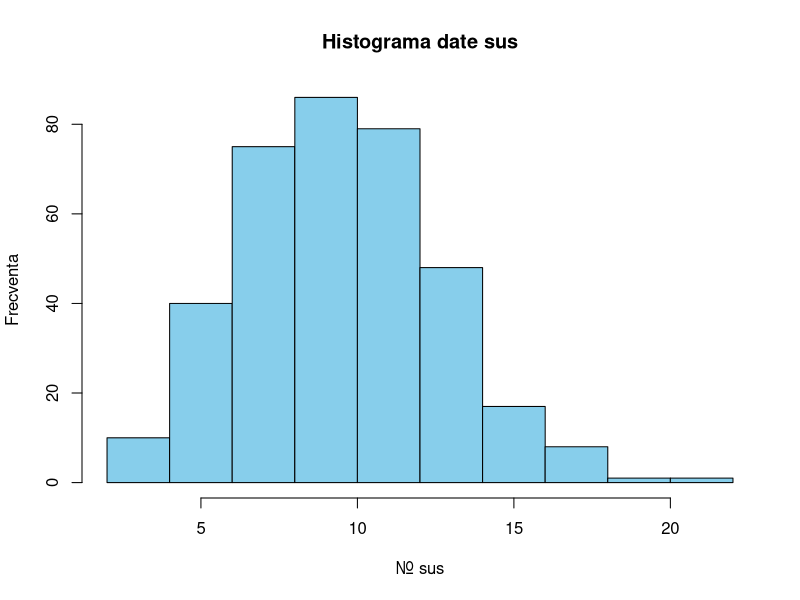
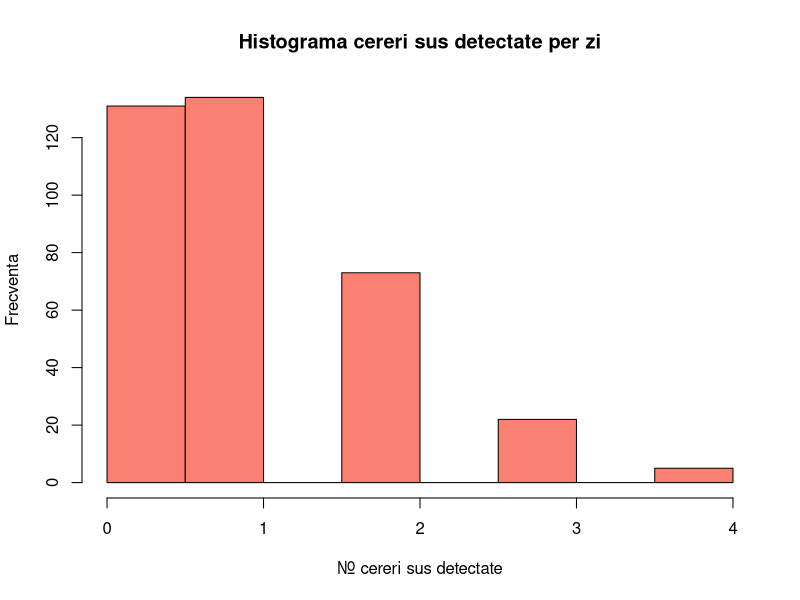
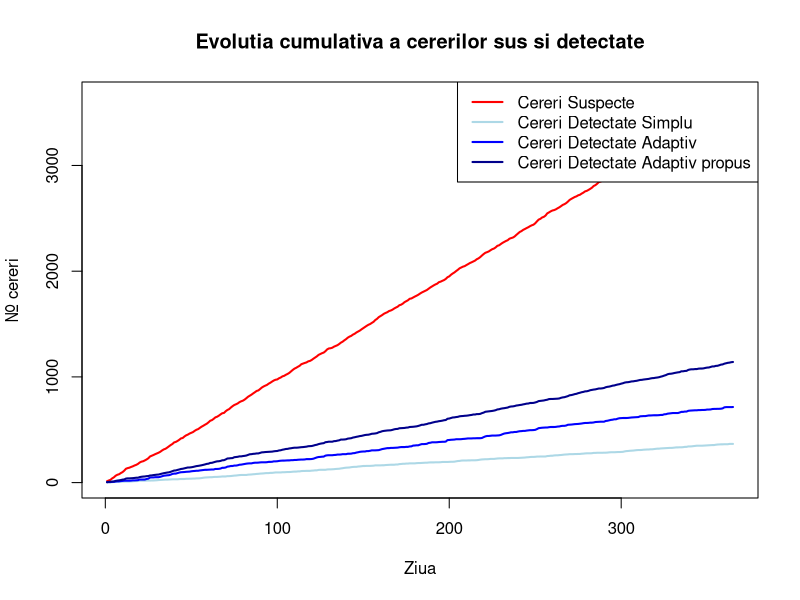
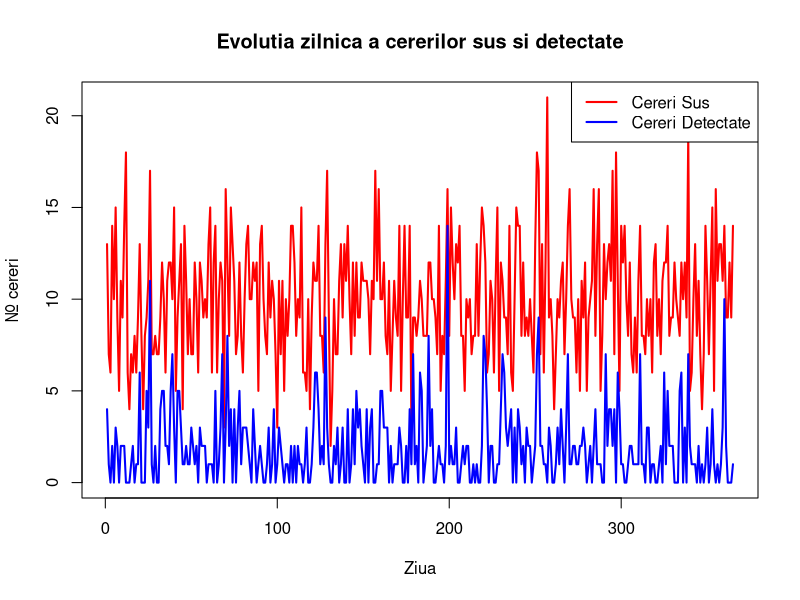
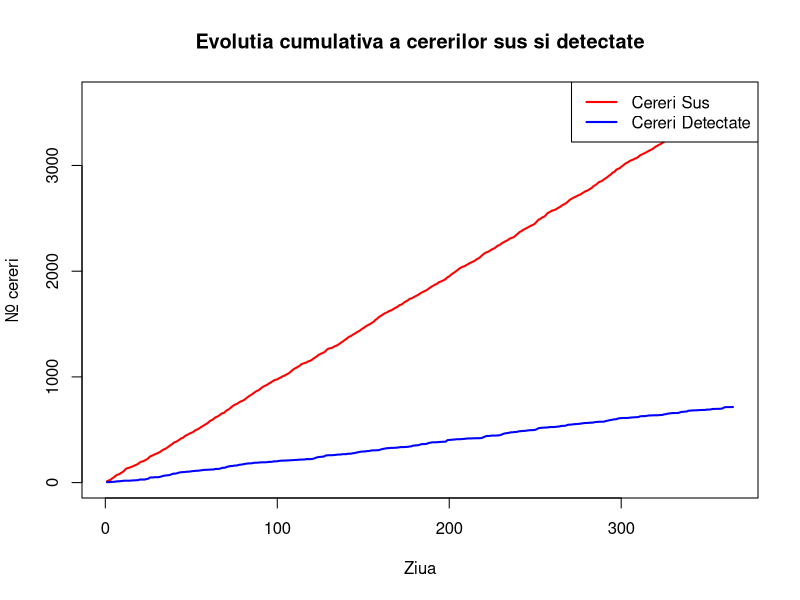
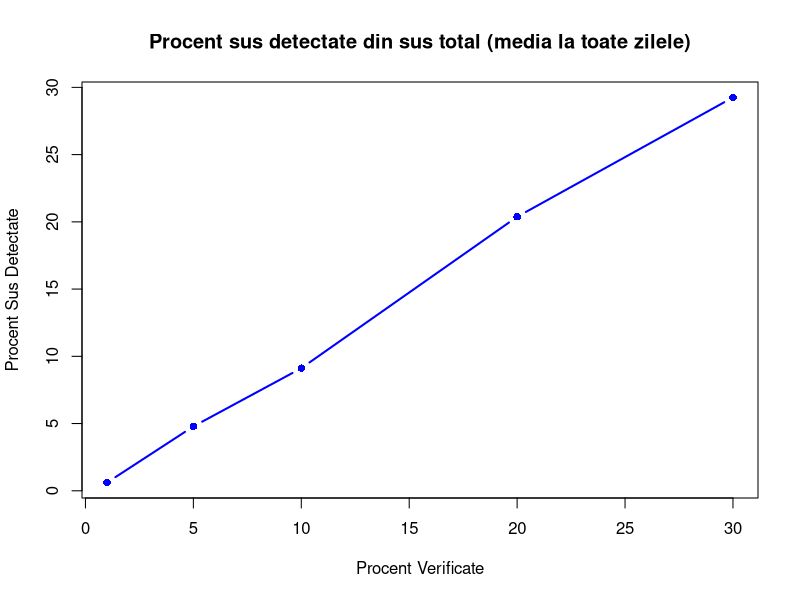
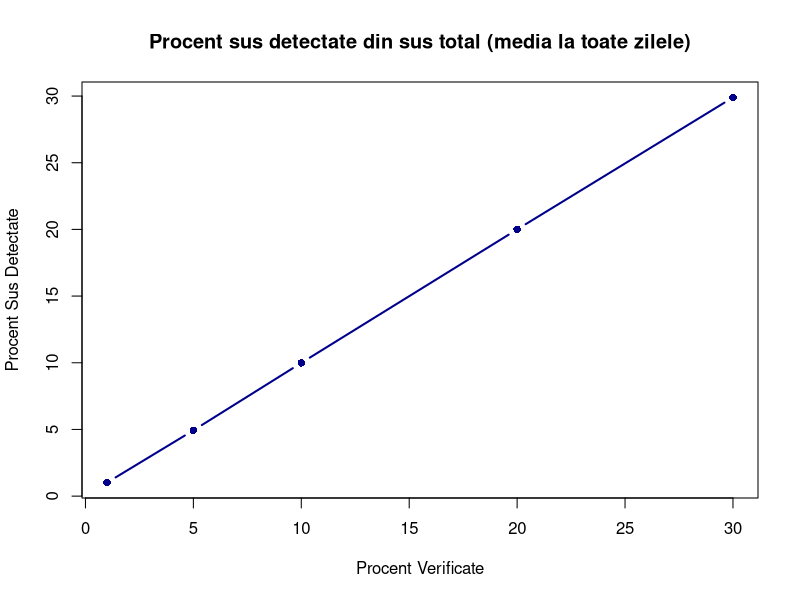
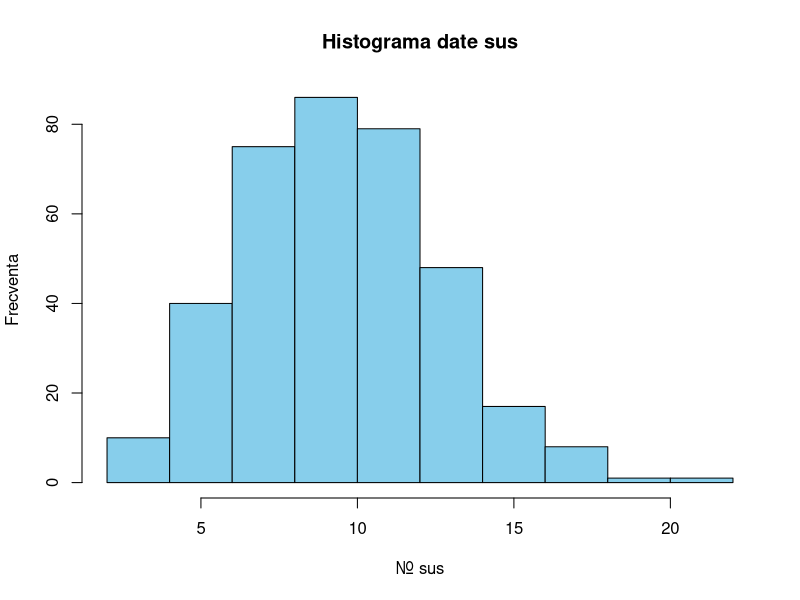

Write the R code that produced these figures, in order.
## ---- chunk 1
#| include: false

# Fie probabilitatea ca un acces sa fie dubios sa fie p = 0.01
# Putem considera ca un nr total de accesuri per zi urmaresc
# repartitia Poisson, deoarece modelul nostru matematic se bazeaza
# pe evenimente ce se intampla intr-un interval fix(acces la resursa)

# Sa consideram lambda = 1000, un avg. de accesuri per zi.
# Fiecare zi are un total n de accesuri
# Accese per zi ~ Poisson(365, lambda)

# 
#

set.seed(87)

lambda  <- 1000 # PARAMETRIZABIL
p       <- 0.01 # PARAMETRIZABIL
#p      <- 0.05
#p      <- 0.2
nr_zile <- 365

total_cereri <- rpois(nr_zile, lambda)

# Sa zicem ca nr de accese sus sunt ~ Binom

cereri_sus <- rbinom(
  n = nr_zile,
  size = total_cereri,
  prob = p
)

date <- data.frame(
  zi = 1:nr_zile,
  total = total_cereri,
  normale = total_cereri - cereri_sus,
  sus = cereri_sus
)


# STRATEGII VERIFICARE

# VERIFICARE SIMPLA

# cereri per zi, 10%
# ziua 1 100 (5 sus) -> 10
# ziua 2 123 -> 23

# Pt a verifica extragem 10% din acel total per zi
# sample?
proc_verificare <- 10 / 100 #PARAMETRIZABIL
date$verificate_s <- floor(date$total * proc_verificare)
#sample(date$total, size = as.integer(date$total * proc_verificare), 
#       replace = FALSE,
#       p = date$sus / date$total # nr caz fav / total
#\      )

# VERIFICARE ADAPTIVA

# dupa lambda, daca per zi sunt mai multe cereri decat baseline-ul
# average de lambda = 1000, adaptam procentul dinamic

# Consideram ca pe langa un baseline de 20% de cereri verificate
# mai adaugam procente dupa cat de mult depaseste sau scade sub valoarea medie
# deja stiuta, adica lambda = 1000.
# proc_adapt <- 20 / 100 + (date$total - lambda)/lambda
# date$verificate <- floor(date$total * proc_adapt)
proc_adapt <- 20 / 100 + abs(date$total - lambda) * 80/100
date$verificate_a <- floor(date$total * proc_adapt / 100)


#alta idee, varianta in numarator
proc_adapt2 <- (20 +  abs(date$total - lambda) * 0.4) / 100
date$verificate_a2 <- floor(date$total * proc_adapt2)
# TO:DO e ft shit strategia, tb sa o facem cumva sa fie mai agresiva pe spike-uri.


# ===========RULAT INDIFERENT DE TIPUL DE VERIFICARE=============


# hypergeom
# Repartitia hypergeometrica are
#ca parametrii N total, N1 de normale,
#N2 cele sus, K cate verificam actually

date$detectate_s <- rhyper(
  nn <- nr_zile,
  m = date$sus, # N2
  n = date$normale, #N1
  k = date$verificate_s # actual nr verificate
)
date$nedetectate_s <- date$sus - date$detectate_s

date$detectate_a <- rhyper(
  nn <- nr_zile,
  m = date$sus, # N2
  n = date$normale, #N1
  k = date$verificate_a # actual nr verificate
)
date$nedetectate_a <- date$sus - date$detectate_a

date$detectate_a2 <- rhyper(
  nn <- nr_zile,
  m = date$sus, # N2
  n = date$normale, #N1
  k = date$verificate_a2 # actual nr verificate
)
date$nedetectate_a2 <- date$sus - date$detectate_a2

# Cerinta 5. Pt. fiecare strategie se calculeaza
# a)        - probabilitate empirica de a detecta cel putin o cerere sus/per zi
# b)        - proportie medie de cereri suspecte detectate
# c)        - proportie medie de cereri suspecte nedetectate
# d)        - nr mediu de verificari efectuate zilnic
# e)        - un indicator de eficienta, definit de NOI
#               EIGRP metric??????????

# a)
vector_logic <- date$detectate_s > 0
prob_empiric <- sum(vector_logic) / length(vector_logic)
# alternativ mean(date$detectate > 0)

# b)
# consideram proportia per total, maybe considerat si pt detectate/suspecte

#mean(date$detectate / date$total)
mean(date$detectate_s / date$sus)
# in proportie detectezi din 10 suspicioase doar una.

# c)
mean(date$nedetectate_s / date$sus)

# d)
mean(date$verificate_s)

# e)
mean(date$detectate_s) / mean(date$verificate_s) * 100
# metrica tris
# Alright sprinters we'll put a pin on that!!!!!!


# Cerinta 6. Vizualizari
# a)        - histograma nr de cereri sus per zi (frecventa cereri sus)
hist(date$sus, 
     col = "skyblue",
     border = "black",
     main = "Histograma date sus",
     xlab = "Nr. sus",
     ylab = "Frecventa",
     breaks = 10
     )

# b)        - histograma nr de cereri sus detectate per zi

hist(date$detectate_s, 
     col = "salmon",
     border = "black",
     main = "Histograma cereri sus detectate per zi",
     xlab = "Nr. cereri sus detectate",
     ylab = "Frecventa",
     breaks = 10
     )

# c)        - Graf comparativ intre strategii de verificare

plot(date$zi, cumsum(date$sus), type = "l", col = "red", lwd = 2,
     main = "Evolutia cumulativa a cererilor sus si detectate",
     xlab = "Ziua",
     ylab = "Nr. cereri",
     ylim = c(0, max(cumsum(date$sus)))
)
lines(date$zi, cumsum(date$detectate_s), col = "lightblue", lwd = 2)
lines(date$zi, cumsum(date$detectate_a), col = "blue", lwd = 2)
lines(date$zi, cumsum(date$detectate_a2), col = "darkblue", lwd = 2)
legend("topright", legend = c("Cereri Suspecte", "Cereri Detectate Simplu","Cereri Detectate Adaptiv","Cereri Detectate Adaptiv propus"), col = c("red", "lightblue","blue","darkblue"), lwd = 2)

# d)        - Evolutia zilnica a nr de cereri sus si cereri detectate

#plot zile / nr de cereri
plot(date$zi, date$sus, type = "l", col = "red", lwd = 2,
     main = "Evolutia zilnica a cererilor sus si detectate",
     xlab = "Ziua",
     ylab = "Nr. cereri",
     ylim = c(0, max(date$sus))
     )
lines(date$zi, date$detectate_a, col = "blue", lwd = 2)
legend("topright", legend = c("Cereri Sus", "Cereri Detectate"), col = c("red", "blue"), lwd = 2)

#plot evolutie cereri
plot(date$zi, cumsum(date$sus), type = "l", col = "red", lwd = 2,
     main = "Evolutia cumulativa a cererilor sus si detectate",
     xlab = "Ziua",
     ylab = "Nr. cereri",
     ylim = c(0, max(cumsum(date$sus)))
     )
lines(date$zi, cumsum(date$detectate_a), col = "blue", lwd = 2)
legend("topright", legend = c("Cereri Sus", "Cereri Detectate"), col = c("red", "blue"), lwd = 2)

# Cerinta 7. Simulare!

val_sim <- vector("list", nr_zile)

for(i in 1:nr_zile) {
  val_sim[[i]] <- numeric(date$normale[i])
  vector_curent <- val_sim[[i]]
  indici_aleatori <- sample(1:date$normale[i], date$sus[i])
  vector_curent[indici_aleatori] <- 1
  val_sim[[i]] <- vector_curent
}

Calculare_Procent <- function(procent) {
  procent <- procent/100
  prob <- vector("numeric", nr_zile)
  for(i in 1:nr_zile){
    max_range <- date$normale[i]
    num_indexes <- round(date$normale[i]*procent, 1)
    distinct_indexes <- sample(1:max_range, num_indexes)
    prob[i] <- sum(val_sim[[i]][distinct_indexes])/date$sus[i]*100
  }
  return(mean(prob))
}

Repetare_Detect_Sus <- function(numar){
  Medie_y <- c(0,0,0,0,0)
  for(i in 1:numar){
    Medie_y <- Medie_y + c(Calculare_Procent(1), Calculare_Procent(5), Calculare_Procent(10), Calculare_Procent(20), Calculare_Procent(30))
  }
  Medie_y <- Medie_y / numar
  return(Medie_y)
}

x <- c(1,5,10,20,30)
y <- c(Calculare_Procent(1), Calculare_Procent(5), Calculare_Procent(10), Calculare_Procent(20), Calculare_Procent(30))

plot(x, y, type = "b", col = "blue", pch = 16, lwd = 2,
  main = "Procent sus detectate din sus total (media la toate zilele)",
  xlab = "Procent Verificate", 
  ylab = "Procent Sus Detectate"
)

y_1000 <- Repetare_Detect_Sus(100)
plot(x, y_1000, type = "b", col = "darkblue", pch = 16, lwd = 2,
     main = "Procent sus detectate din sus total (media la toate zilele)",
     xlab = "Procent Verificate", 
     ylab = "Procent Sus Detectate"
)
## ---- chunk 2

lambda  <- 1000
nr_zile <- 365

total <- rpois(nr_zile, lambda)
head(total)
## ---- chunk 3
proc_verificare <- 10 / 100 #PARAMETRIZABIL
date$verificate_s <- floor(date$total * proc_verificare)
date$detectate_s <- rhyper(
  nn <- nr_zile,
  m = date$sus, # N2
  n = date$normale, #N1
  k = date$verificate_s # actual nr verificate
)
date$nedetectate_s <- date$sus - date$detectate_s

head(date$detectate_s)
head(date$nedetectate_s)

## ---- chunk 4
proc_adapt <- 20 / 100 + abs(date$total - lambda) * 80/100
date$verificate_a <- floor(date$total * proc_adapt / 100)

date$detectate_a <- rhyper(
  nn <- nr_zile,
  m = date$sus, # N2
  n = date$normale, #N1
  k = date$verificate_a # actual nr verificate
)
date$nedetectate_a <- date$sus - date$detectate_a

head(date$detectate_a)
head(date$nedetectate_a)

## ---- chunk 5
proc_adapt2 <- (20 +  abs(date$total - lambda) * 0.4) / 100
date$verificate_a2 <- floor(date$total * proc_adapt2)

date$detectate_a2 <- rhyper(
  nn <- nr_zile,
  m = date$sus, # N2
  n = date$normale, #N1
  k = date$verificate_a2 # actual nr verificate
)
date$nedetectate_a2 <- date$sus - date$detectate_a2

head(date$detectate_a2)
head(date$nedetectate_a2)

## ---- chunk 6

vector_logic <- date$detectate_s > 0
prob_empiric <- sum(vector_logic) / length(vector_logic)
prob_empiric
## ---- chunk 7

mean(date$detectate_s / date$sus)
## ---- chunk 8

mean(date$nedetectate_s / date$sus)
## ---- chunk 9

mean(date$verificate_s)
## ---- chunk 10

mean(date$detectate_s) / mean(date$verificate_s) * 100
## ---- chunk 11
#| echo: true
#| fig-align: center
hist(date$sus, 
     col = "skyblue",
     border = "black",
     main = "Histograma date sus",
     xlab = "Nr. sus",
     ylab = "Frecventa",
     breaks = 10
     )

## ---- chunk 12
#| echo: true
#| fig-align: center
hist(date$detectate_s, 
     col = "salmon",
     border = "black",
     main = "Histograma cereri sus detectate per zi",
     xlab = "Nr. cereri sus detectate",
     ylab = "Frecventa",
     breaks = 10
     )

## ---- chunk 13
#| echo: true
#| fig-align: center
plot(date$zi, cumsum(date$sus), type = "l", col = "red", lwd = 2,
     main = "Grafic comparativ între strategiile de verificare",
     xlab = "Ziua",
     ylab = "Nr. cereri",
     ylim = c(0, max(cumsum(date$sus)))
)
lines(date$zi, cumsum(date$detectate_s), col = "lightblue", lwd = 2)
lines(date$zi, cumsum(date$detectate_a), col = "blue", lwd = 2)
lines(date$zi, cumsum(date$detectate_a2), col = "darkblue", lwd = 2)
legend("topright",
      legend = c(
        "Cereri Suspecte",
        "Cereri Detectate Simplu",
        "Cereri Detectate Adaptiv",
        "Cereri Detectate Adaptiv propus"),
      col = c("red", "lightblue","blue","darkblue"),
      lwd = 2
)

## ---- chunk 14
#| echo: true
#| fig-align: center
plot(date$zi, date$sus, type = "l", col = "red", lwd = 2,
     main = "Evolutia zilnica a cererilor sus si detectate",
     xlab = "Ziua",
     ylab = "Nr. cereri",
     ylim = c(0, max(date$sus))
     )
lines(date$zi, date$detectate_s, col = "blue", lwd = 2)
legend(
  "topright", 
  legend = c("Cereri Sus", "Cereri Detectate"),
  col = c("red", "blue"),
  lwd = 2
)

## ---- chunk 15

val_sim <- vector("list", nr_zile)

for(i in 1:nr_zile) {
  val_sim[[i]] <- numeric(date$normale[i])
  vector_curent <- val_sim[[i]]
  indici_aleatori <- sample(1:date$normale[i], date$sus[i])
  vector_curent[indici_aleatori] <- 1
  val_sim[[i]] <- vector_curent
}

Calculare_Procent <- function(procent) {
  procent <- procent/100
  prob <- vector("numeric", nr_zile)
  for(i in 1:nr_zile){
    max_range <- date$normale[i]
    num_indexes <- round(date$normale[i]*procent, 1)
    distinct_indexes <- sample(1:max_range, num_indexes)
    prob[i] <- sum(val_sim[[i]][distinct_indexes])/date$sus[i]*100
  }
  return(mean(prob))
}

Repetare_Detect_Sus <- function(numar){
  Medie_y <- c(0,0,0,0,0)
  for(i in 1:numar){
    Medie_y <- Medie_y + c(
      Calculare_Procent(1),
      Calculare_Procent(5),
      Calculare_Procent(10),
      Calculare_Procent(20),
      Calculare_Procent(30)
    )
  }
  Medie_y <- Medie_y / numar
  return(Medie_y)
}

x <- c(1,5,10,20,30)
y <- c(
  Calculare_Procent(1),
  Calculare_Procent(5),
  Calculare_Procent(10),
  Calculare_Procent(20),
  Calculare_Procent(30)
)
head(y)

plot(x, y, type = "b", col = "blue", pch = 16, lwd = 2,
  main = "Procent cereri suspecte detectate
  din numarul total de cereri
  la care se aplica media",
  xlab = "Procent Verificate", 
  ylab = "Procent Sus Detectate"
)
y_100 <- Repetare_Detect_Sus(100)
head(y_100)
plot(x, y_100, type = "b", col = "darkblue", pch = 16, lwd = 2,
     main = "Procent sus detectate din sus total (media toate zilele)",
     xlab = "Procent Verificate", 
     ylab = "Procent Sus Detectate"
)
